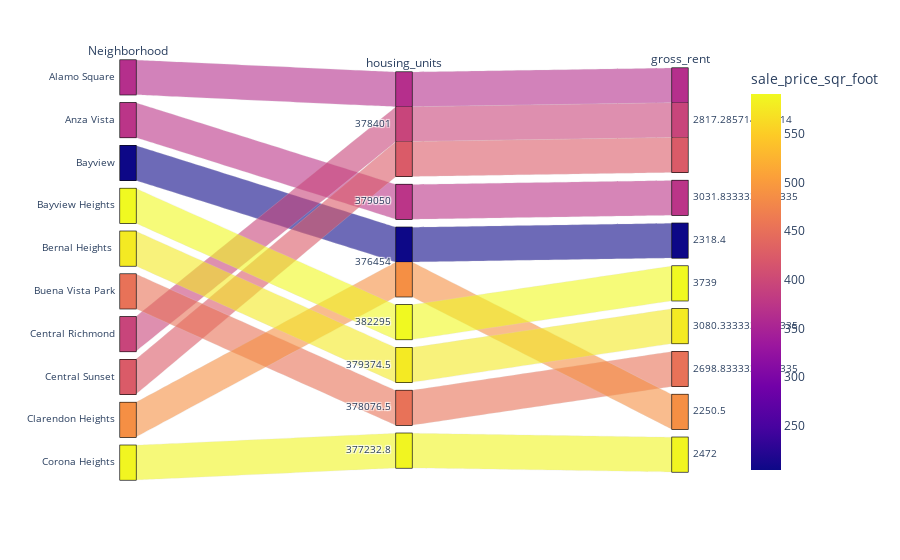

Write notebook code for a chart like this one.
### Code cell
px.parallel_categories(most_expensive, dimensions=['Neighborhood', 'housing_units', 'gross_rent'],
                      color='sale_price_sqr_foot')

### Figure 1 — Plotly figure (JSON) as saved in the notebook; plotly's stock layout.template omitted (floating-point values rounded to 4 significant figures)
{"data": [{"dimensions": [{"label": "Neighborhood", "values": ["Alamo Square", "Anza Vista", "Bayview", "Bayview Heights", "Bernal Heights ", "Buena Vista Park", "Central Richmond", "Central Sunset", "Clarendon Heights", "Corona Heights"]}, {"label": "housing_units", "values": [378401, 379050, 376454, 382295, 379400.0, 378100.0, 378401, 378401, 376454, 377200.0]}, {"label": "gross_rent", "values": [2817.0, 3032.0, 2318.0, 3739, 3080.0, 2699.0, 2817.0, 2817.0, 2250.0, 2472]}], "domain": {"x": [0, 1], "y": [0, 1]}, "line": {"color": [366.0, 373.4, 204.6, 590.8, 576.7, 452.7, 394.4, 423.7, 487.2, 587.5], "coloraxis": "coloraxis"}, "name": "", "type": "parcats"}], "layout": {"autosize": true, "coloraxis": {"colorbar": {"title": {"text": "sale_price_sqr_foot"}}, "colorscale": [[0, "#0d0887"], [0.1111, "#46039f"], [0.2222, "#7201a8"], [0.3333, "#9c179e"], [0.4444, "#bd3786"], [0.5556, "#d8576b"], [0.6667, "#ed7953"], [0.7778, "#fb9f3a"], [0.8889, "#fdca26"], [1, "#f0f921"]]}, "legend": {"tracegroupgap": 0}, "margin": {"t": 60}}}
